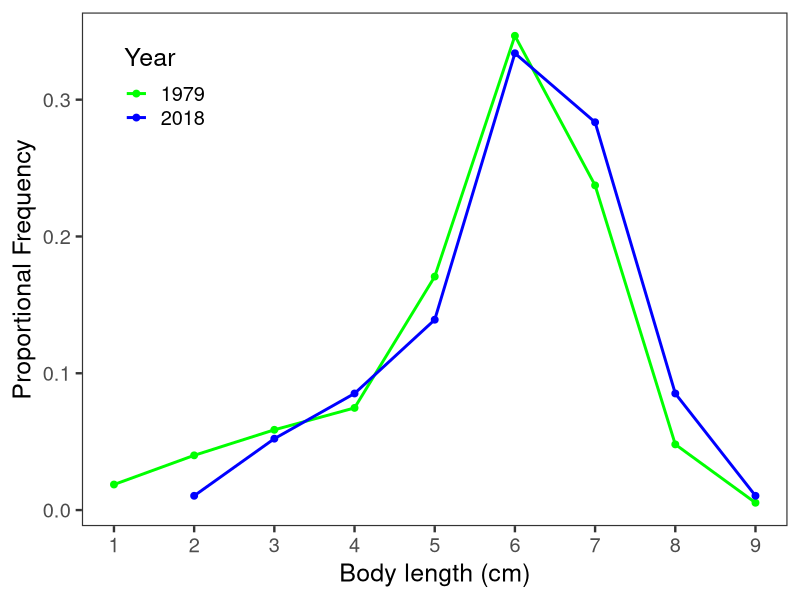
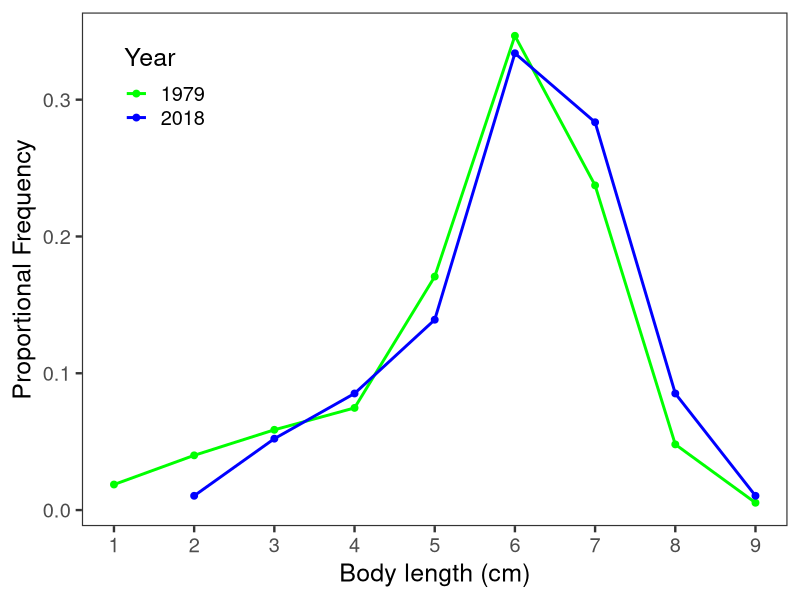

The R script that drew these images, in order:
##' Robin Elahi
##' 31 Oct 2018

library(tidyverse)
library(dplyr)
library(tidyr)

BS_raw_data <- read_csv("student_projects/may_wsn/Katharina_body_size_nearest_cm.csv")

class(BS_raw_data)
year_length <- select(BS_raw_data, Year, Body_length_cm)

year_length_count <- group_by(year_length, Year) %>%
  count(Body_length_cm) %>% ungroup()

year_length_count <- year_length_count %>% 
  group_by(Year) %>% 
  mutate(N = sum(n), 
         prop = n / N) %>% 
  ungroup() %>% 
  mutate(Year = as.character(Year))
         
## Robin's edits
theme_set(theme_bw(base_size = 18) + 
            theme(panel.grid = element_blank()))
ggplot(year_length_count,
       mapping = aes(x = Body_length_cm, y = prop, color = Year)) +
  geom_point(size = 2) + 
  geom_line(size = 1) +
  scale_color_manual(values = c("green", "blue")) +
  labs(x = "Body length (cm)", y = "Proportional Frequency" ) +
  scale_x_continuous(breaks = seq(1,9, by = 1)) + 
  theme(legend.position = c(0.05, 0.95), 
        legend.justification = c(0.05, 0.95))

ggsave("student_projects/may_wsn/katharina_histogram.pdf", height = 6, width = 6)
